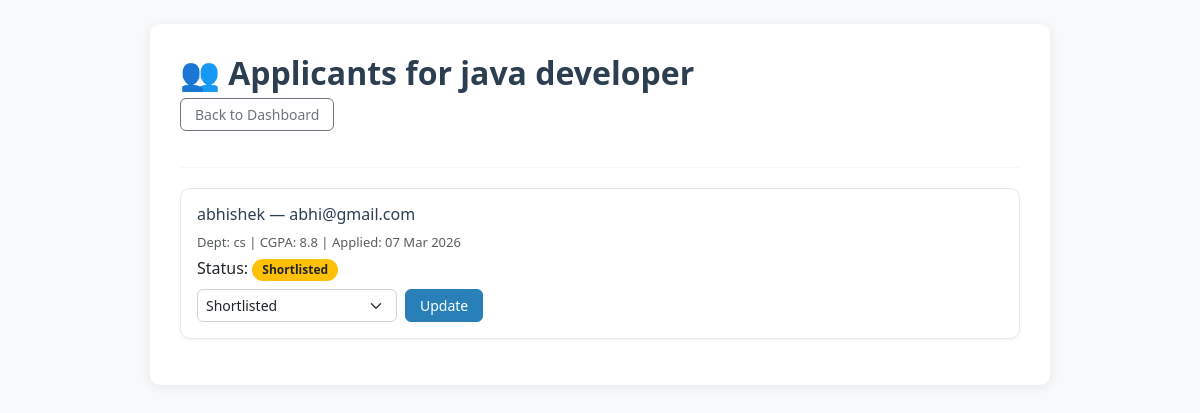
/company/drive/applicants/1 (signed in), run on an earlier commit of the app's database.
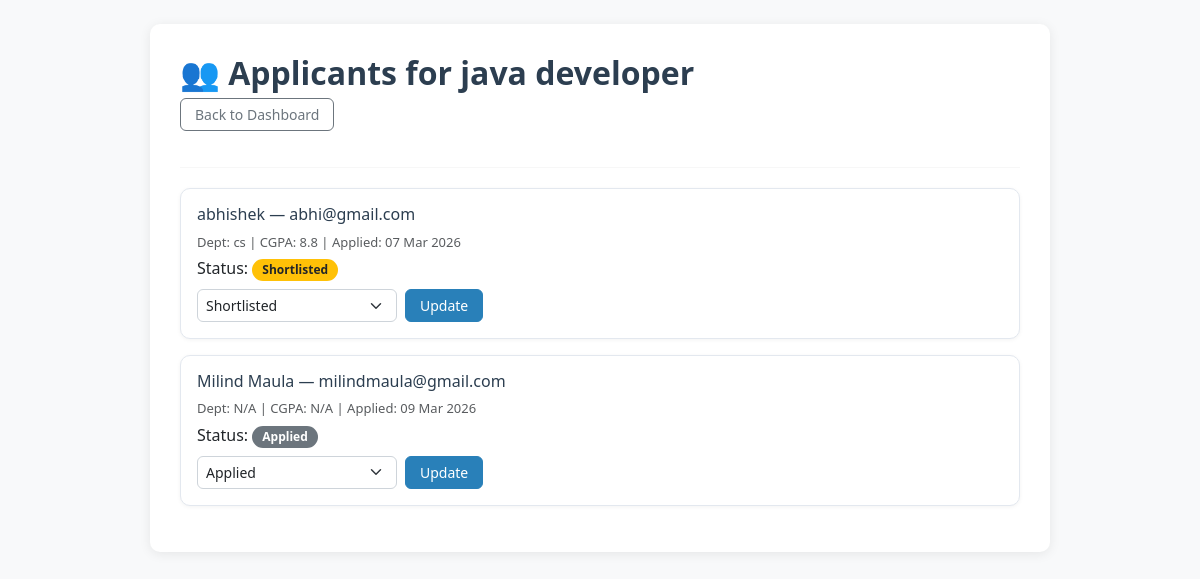
And on a later commit of the database.
### app.py (models this page shows)
class Application(db.Model):
    id           = db.Column(db.Integer, primary_key=True)
    student_id   = db.Column(db.Integer, db.ForeignKey('student.id'), nullable=False)
    drive_id     = db.Column(db.Integer, db.ForeignKey('placement_drive.id'), nullable=False)
    status       = db.Column(db.String(20), default='Applied')
    applied_date = db.Column(db.DateTime, default=datetime.utcnow)

class Student(db.Model):
    id              = db.Column(db.Integer, primary_key=True)
    username        = db.Column(db.String(100), unique=True, nullable=False)
    password        = db.Column(db.String(200), nullable=False)
    email           = db.Column(db.String(100), unique=True, nullable=False)
    full_name       = db.Column(db.String(100), nullable=False)
    phone           = db.Column(db.String(20))
    department      = db.Column(db.String(100))
    cgpa            = db.Column(db.Float)
    graduation_year = db.Column(db.Integer)
    resume_file     = db.Column(db.String(200))
    is_active       = db.Column(db.Boolean, default=True)
    applications    = db.relationship('Application', backref='student', lazy=True)

### app.py (the view)
@app.route('/company/drive/applicants/<int:drive_id>')
@company_required
def drive_applicants(drive_id):
    d    = fetch_drive(drive_id)
    if not d:
        return redirect(url_for('dashboard_company'))
    apps = Application.query.filter_by(drive_id=d.id).all()
    return render_template('company/applications.html', drive=d, applications=apps)

### app.py (called while the page is built)
def company_required(f):
    from functools import wraps
    @wraps(f)
    def wrapper(*args, **kwargs):
        if 'cid' not in session:
            flash("Please login first.", "warning")
            return redirect(url_for('login_company'))
        return f(*args, **kwargs)
    return wrapper

def fetch_drive(drive_id):
    record = PlacementDrive.query.get_or_404(drive_id)
    if record.company_id != session['cid']:
        flash("Access denied.", "danger")
        return None
    return record

### templates/company/applications.html (shortened to what this page needs)
{% extends "base.html" %}
{% block body %}
<h2>👥 Applicants for {{ drive.job_title }}</h2>
<a href="{{ url_for('dashboard_company') }}" class="btn btn-outline-secondary btn-sm mb-3">Back to Dashboard</a>
<hr>
{% if applications %}
    {% for app in applications %}
    <div class="card mb-3 p-3">
        <h6>{{ app.student.full_name }} — {{ app.student.email }}</h6>
        <p class="text-muted mb-1">
            Dept: {{ app.student.department or 'N/A' }} |
            CGPA: {{ app.student.cgpa or 'N/A' }} |
            Applied: {{ app.applied_date.strftime('%d %b %Y') }}
        </p>
        <p class="mb-2">
            Status:
            <span class="badge
                {% if app.status == 'Selected' %}bg-success
                {% elif app.status == 'Rejected' %}bg-danger
                {% elif app.status == 'Shortlisted' %}bg-warning text-dark
                {% else %}bg-secondary{% endif %}">
                {{ app.status }}
            </span>
        </p>
        <form method="POST" action="{{ url_for('update_applicant_status', app_id=app.id) }}" class="d-flex gap-2">
            <select name="status" class="form-select form-select-sm" style="max-width: 200px;">
                <option value="Applied"     {% if app.status == 'Applied' %}selected{% endif %}>Applied</option>
                <option value="Shortlisted" {% if app.status == 'Shortlisted' %}selected{% endif %}>Shortlisted</option>
            </select>
            <button type="submit" class="btn btn-primary btn-sm">Update</button>
        </form>
    </div>
    {% endfor %}
{% else %}
    <p class="text-muted">No applications yet for this drive.</p>
{% endif %}
{% endblock body %}

What changed in the data, as far as the page shows it:
added Application: student.full_name "Milind Maula", student.email "milindmaula@gmail.com", student "N/A", applied_date "09 Mar 2026", status "Applied"
